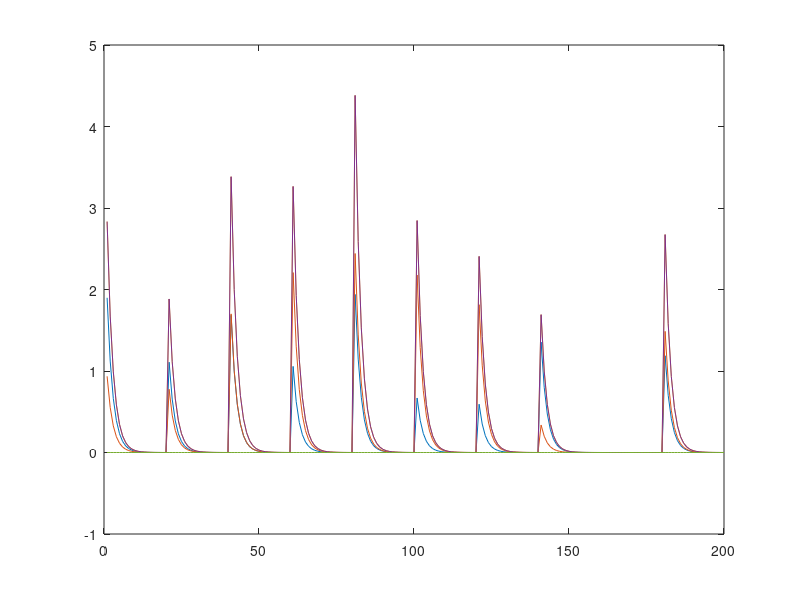

Reproduce this figure in MATLAB.
function testLin
len=10;
dur=20;
tau=0.1;
decay=exp(linspace(0,-1,dur)/tau);
stim1=getStim(len);
stim2=getStim(len);
out1=doMonitor(stim1,decay);
hold on
out2=doMonitor(stim2,decay);
outSum=doMonitor(stim1+stim2,decay);
sumOut=out1+out2;
plot(sumOut)
plot(sumOut-outSum)

function stim=getStim(len)
stim=randn(1,len);
stim=stim-min(stim);

function out=doMonitor(stim,decay)
len=length(stim);
dur=length(decay);
out=reshape(repmat(stim,dur,1),1,[]).*repmat(decay,1,len);
plot(out)